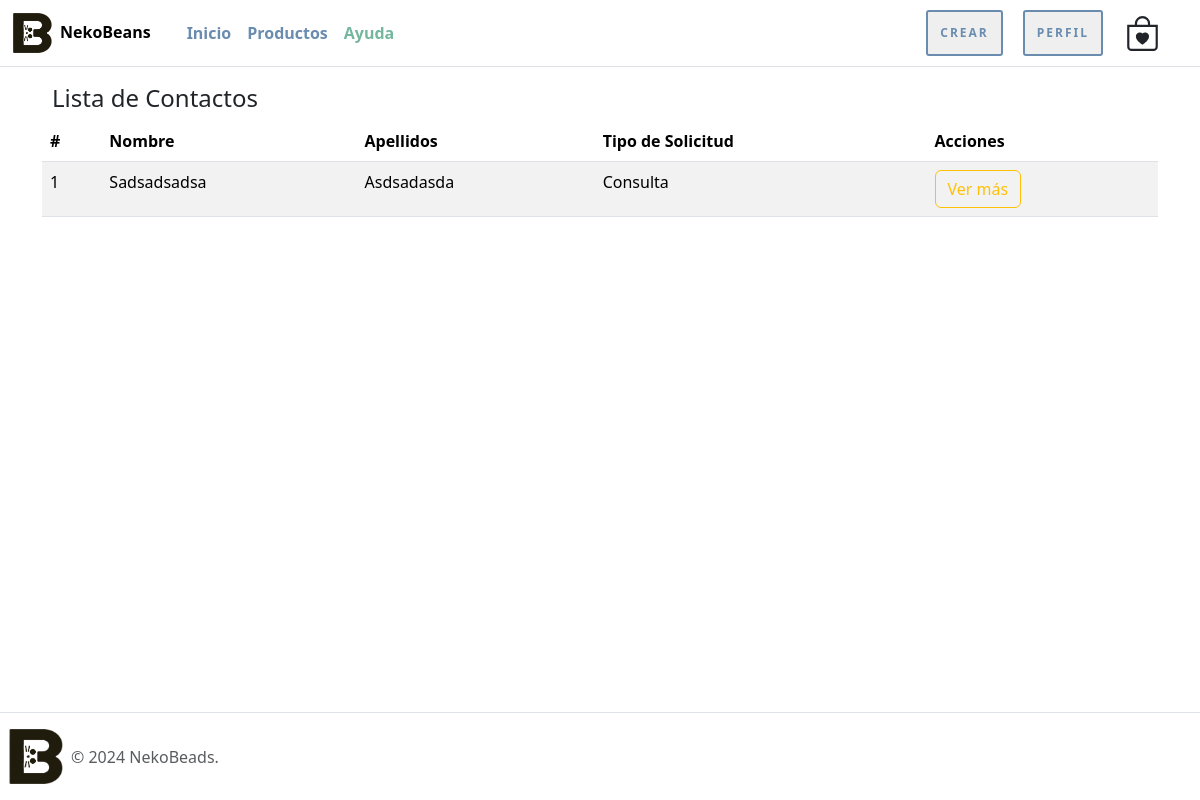
The page /lista-comentarios/ (signed in) on the database its author committed.
### nekoBeansWeb/models.py (models this page shows, shortened)
class Contacto(models.Model):
    nombre = models.CharField(max_length=20)
    apellidos = models.CharField(max_length=20)
    email = models.EmailField()
    telefono = models.CharField(max_length=9)
    tipo_solicitud = models.IntegerField(choices=tipo_consulta)
    mensaje = models.TextField()

### nekoBeansWeb/views.py (the view)
# urls.py: path('lista-comentarios/', lista_comentarios, name="lista_comentarios"),
@permission_required('nekoBeansWeb.view_comentarios')
def lista_comentarios(request):
    contactos = Contacto.objects.all()
    data = {
        'contactos': contactos
    }
    return render(request, 'nekoBeansWeb/comentarios/lista_contacto.html', data)

### nekoBeansWeb/templates/nekoBeansWeb/comentarios/lista_contacto.html (shortened to what this page needs)
{% extends 'nekoBeansWeb/narvar_footer.html' %}
{% load static %}
{% block contenido %}
<div class="container mt-4">
    <div class="row">
        <div class="col-md-12">
            <h4 class="espacio-titulos">Lista de Contactos</h4>
            <div class="table-responsive">
                <table class="table table-hover table-striped">
                    <thead class="thead-dark">
                        <tr>
                            <th scope="col">#</th>
                            <th scope="col">Nombre</th>
                            <th scope="col">Apellidos</th>
                            <th scope="col">Tipo de Solicitud</th>
                            <th scope="col">Acciones</th>
                        </tr>
                    </thead>
                    <tbody>
                        {% for contacto in contactos %}
                        <tr>
                            <td>{{ forloop.counter }}</td>
                            <td>{{ contacto.nombre | capfirst }}</td>
                            <td>{{ contacto.apellidos | capfirst }}</td>
                            <td>{{ contacto.get_tipo_solicitud_display }}</td>
                            <td>
                                <button type="button" class="btn btn-md btn-outline-warning abrir-modal"
                                    data-bs-toggle="modal" data-bs-target="#modal-tarjeta-{{ contacto.id }}">
                                    Ver más
                                </button>
                            </td>
                        </tr>
                        {% empty %}
                        <tr>
                            <td colspan="8" class="text-center">No hay contactos disponibles.</td>
                        </tr>
                        {% endfor %}
                    </tbody>
                </table>
            </div>
        </div>
    </div>
</div>
{% endblock %}

### nekoBeansWeb/static/nekoBeansWeb/css/stiloPag.css (style rules this page uses)
.espacio-titulos { max-width: 940px; padding: 60px 10px 0px; }

### rows shown on the page
Contacto: nombre "Sadsadsadsa", apellidos "Asdsadasda", tipo_solicitud "Consulta"
